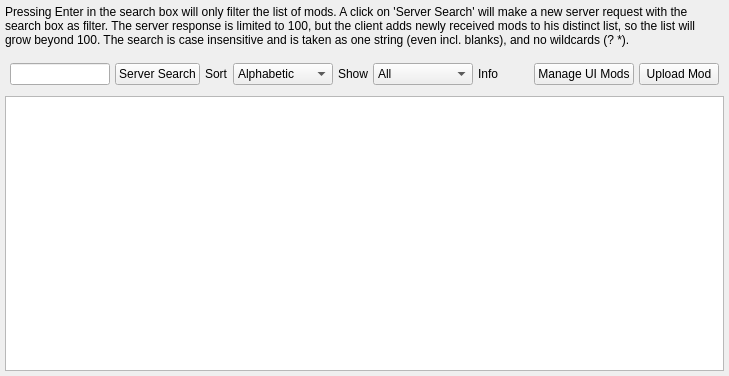
<?xml version="1.0" encoding="UTF-8"?>
<ui version="4.0">
 <class>Form</class>
 <widget class="QWidget" name="Form">
  <property name="geometry">
   <rect>
    <x>0</x>
    <y>0</y>
    <width>729</width>
    <height>376</height>
   </rect>
  </property>
  <property name="sizePolicy">
   <sizepolicy hsizetype="Expanding" vsizetype="Expanding">
    <horstretch>0</horstretch>
    <verstretch>0</verstretch>
   </sizepolicy>
  </property>
  <property name="windowTitle">
   <string>Form</string>
  </property>
  <layout class="QHBoxLayout" name="horizontalLayout">
   <property name="margin">
    <number>0</number>
   </property>
   <item>
    <layout class="QVBoxLayout" name="verticalLayout">
     <property name="margin">
      <number>5</number>
     </property>
     <item>
      <widget class="QLabel" name="labelmodVaultInfo">
       <property name="text">
        <string>Pressing Enter in the search box will only filter the list of mods. A click on 'Server Search' will make a new server request with the search box as filter. The server response is limited to 100, but the client adds newly received mods to his distinct list, so the list will grow beyond 100. The search is case insensitive and is taken as one string (even incl. blanks), and no wildcards (? *).</string>
       </property>
       <property name="wordWrap">
        <bool>true</bool>
       </property>
      </widget>
     </item>
     <item>
      <layout class="QHBoxLayout" name="horizontalLayout_6">
       <property name="spacing">
        <number>5</number>
       </property>
       <property name="leftMargin">
        <number>5</number>
       </property>
       <property name="topMargin">
        <number>10</number>
       </property>
       <property name="rightMargin">
        <number>5</number>
       </property>
       <property name="bottomMargin">
        <number>5</number>
       </property>
       <item>
        <widget class="QLineEdit" name="searchInput">
         <property name="minimumSize">
          <size>
           <width>100</width>
           <height>0</height>
          </size>
         </property>
         <property name="maximumSize">
          <size>
           <width>250</width>
           <height>16777215</height>
          </size>
         </property>
        </widget>
       </item>
       <item>
        <widget class="QPushButton" name="searchButton">
         <property name="text">
          <string>Server Search</string>
         </property>
        </widget>
       </item>
       <item>
        <widget class="QLabel" name="LabelSort">
         <property name="maximumSize">
          <size>
           <width>50</width>
           <height>16777215</height>
          </size>
         </property>
         <property name="text">
          <string>Sort</string>
         </property>
        </widget>
       </item>
       <item>
        <widget class="QComboBox" name="SortType">
         <property name="minimumSize">
          <size>
           <width>100</width>
           <height>0</height>
          </size>
         </property>
         <property name="maximumSize">
          <size>
           <width>16777215</width>
           <height>16777215</height>
          </size>
         </property>
         <item>
          <property name="text">
           <string>Alphabetic</string>
          </property>
         </item>
         <item>
          <property name="text">
           <string>Upload Date</string>
          </property>
         </item>
         <item>
          <property name="text">
           <string>Rating</string>
          </property>
         </item>
         <item>
          <property name="text">
           <string>Downloads</string>
          </property>
         </item>
        </widget>
       </item>
       <item>
        <widget class="QLabel" name="labelShow">
         <property name="text">
          <string>Show</string>
         </property>
        </widget>
       </item>
       <item>
        <widget class="QComboBox" name="ShowType">
         <property name="minimumSize">
          <size>
           <width>100</width>
           <height>0</height>
          </size>
         </property>
         <property name="maximumSize">
          <size>
           <width>16777215</width>
           <height>16777215</height>
          </size>
         </property>
         <item>
          <property name="text">
           <string>All</string>
          </property>
         </item>
         <item>
          <property name="text">
           <string>UI Only</string>
          </property>
         </item>
         <item>
          <property name="text">
           <string>Sim Only</string>
          </property>
         </item>
         <item>
          <property name="text">
           <string>Uploaded by You</string>
          </property>
         </item>
         <item>
          <property name="text">
           <string>Installed</string>
          </property>
         </item>
        </widget>
       </item>
       <item>
        <widget class="QLabel" name="labelInfo">
         <property name="minimumSize">
          <size>
           <width>50</width>
           <height>0</height>
          </size>
         </property>
         <property name="text">
          <string>Info</string>
         </property>
        </widget>
       </item>
       <item>
        <spacer name="horizontalSpacer">
         <property name="orientation">
          <enum>Qt::Horizontal</enum>
         </property>
         <property name="sizeHint" stdset="0">
          <size>
           <width>150</width>
           <height>20</height>
          </size>
         </property>
        </spacer>
       </item>
       <item>
        <widget class="QPushButton" name="UIButton">
         <property name="text">
          <string>Manage UI Mods</string>
         </property>
        </widget>
       </item>
       <item>
        <widget class="QPushButton" name="uploadButton">
         <property name="text">
          <string>Upload Mod</string>
         </property>
        </widget>
       </item>
      </layout>
     </item>
     <item>
      <widget class="QListView" name="modList">
       <property name="focusPolicy">
        <enum>Qt::NoFocus</enum>
       </property>
       <property name="selectionMode">
        <enum>QAbstractItemView::NoSelection</enum>
       </property>
       <property name="iconSize">
        <size>
         <width>100</width>
         <height>100</height>
        </size>
       </property>
       <property name="textElideMode">
        <enum>Qt::ElideMiddle</enum>
       </property>
       <property name="verticalScrollMode">
        <enum>QAbstractItemView::ScrollPerPixel</enum>
       </property>
       <property name="horizontalScrollMode">
        <enum>QAbstractItemView::ScrollPerPixel</enum>
       </property>
       <property name="flow">
        <enum>QListView::TopToBottom</enum>
       </property>
       <property name="isWrapping" stdset="0">
        <bool>false</bool>
       </property>
       <property name="resizeMode">
        <enum>QListView::Adjust</enum>
       </property>
       <property name="viewMode">
        <enum>QListView::ListMode</enum>
       </property>
       <property name="uniformItemSizes">
        <bool>true</bool>
       </property>
      </widget>
     </item>
    </layout>
   </item>
  </layout>
 </widget>
 <resources/>
 <connections/>
</ui>
